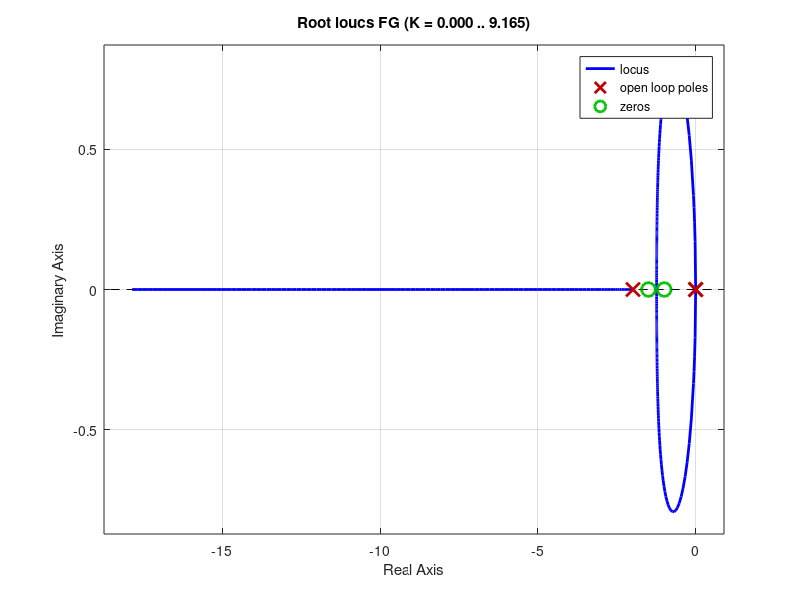
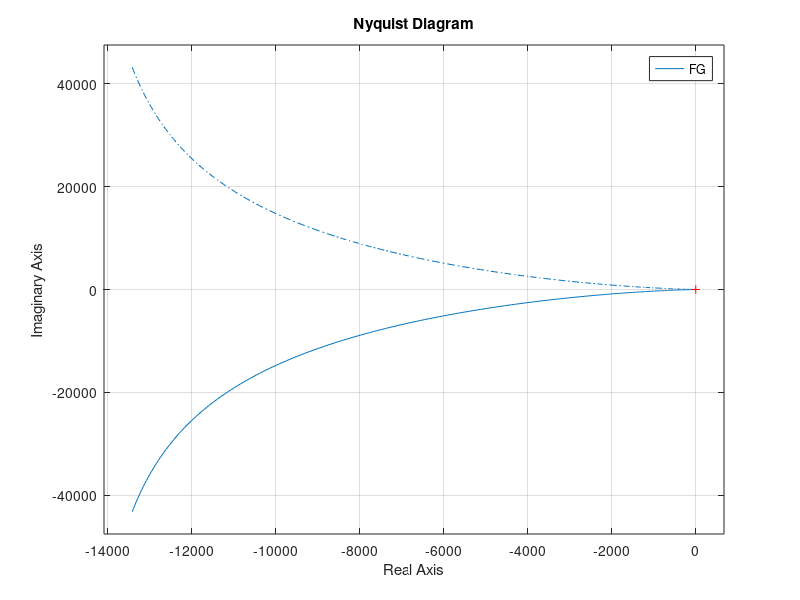
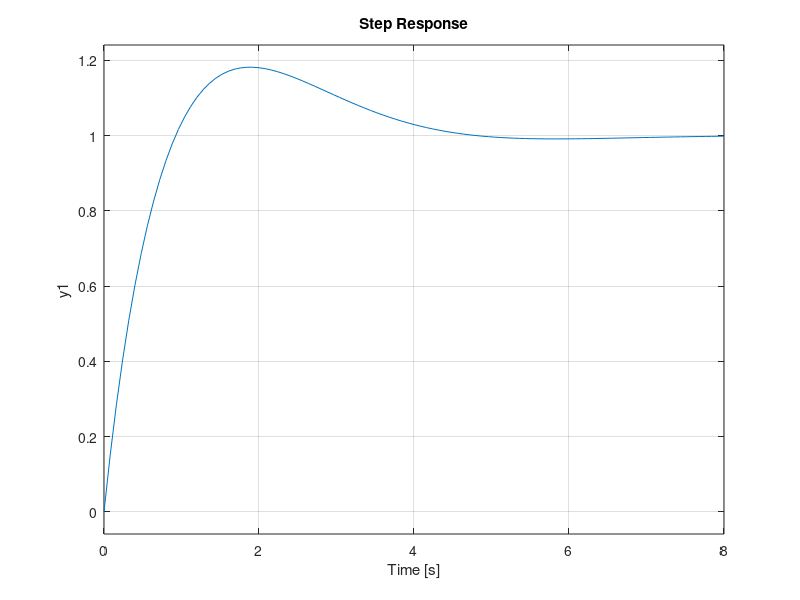
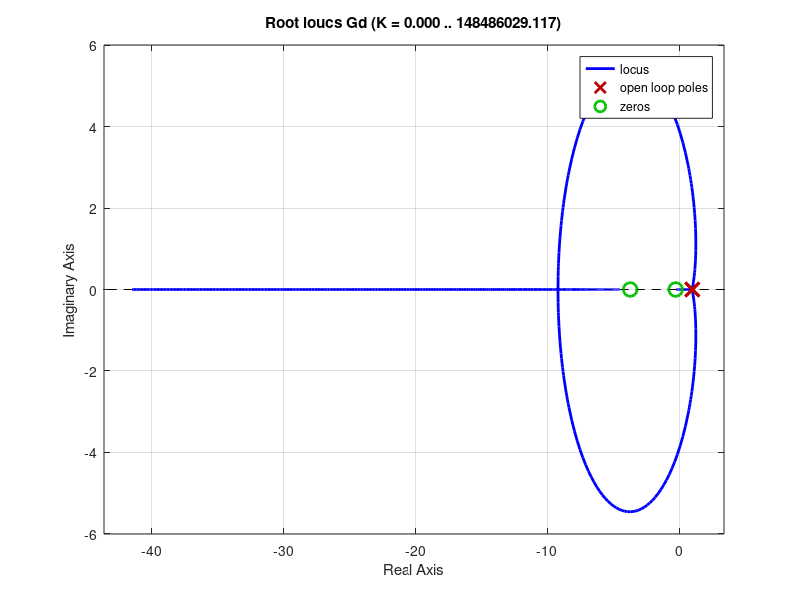

Source code (MATLAB) for these figures, in order: (Note: this script raises an error after producing the figures.)
Gs = tf([2],[1,2,0.02, 0])

nyquist(Gs)

rlocus(Gs)

F = tf([1,2.5, 1.5], [1])
FG = F*Gs

rlocus(FG)

figure()
nyquist(FG)

Gc = feedback(FG,1)
figure()
step(Gc)

h = 0.01
Gd = c2d(Gs, h)
figure(4)
rlocus(Gd)

[z,p,k] = tf2zpk(Gd.num{1}, Gd.den{1})

G2 = tf([1],[1 1 0])
G2d = tf([0.19 0.15], [1 -1.5 0.5], log(2))

H32 = tf([1],[1,-0.6,0.08, 0], 1)
figure()
nyquist(H32)

figure()
bode(H32)

nyquist(G2,G2d)
